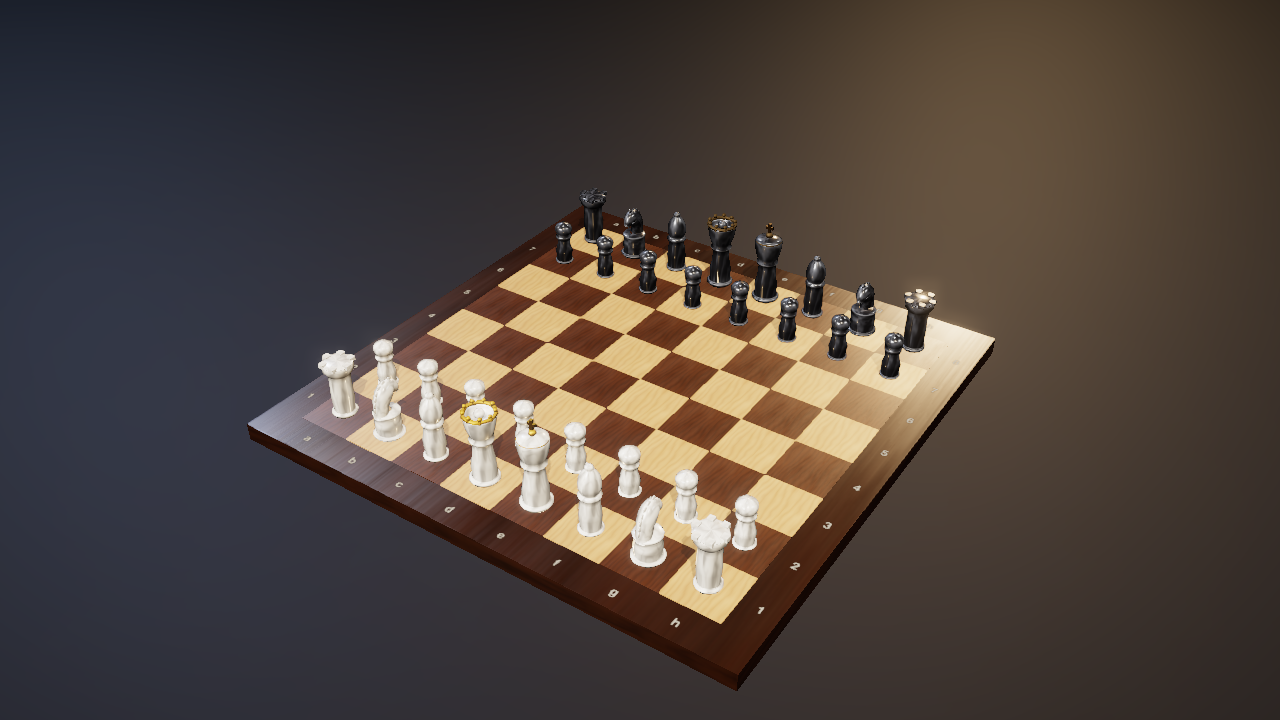
#> input picture docs/hero-render.png, 1280 x 720 px, found by its file name
$ python sample-board-colours.py
#> lines starting #> are read from the running program, lines starting #| are printed output that depends on the picture
#!/usr/bin/env python3
"""
Sample the rendered board's square colours from a saved screenshot.

Two visual reviews disagreed about this image — one read a1 as dark and h1 as
light (the correct standard), the other read them inverted. Both were describing
the same file, so at least one was wrong. Rather than take a third opinion, this
measures the actual pixels: a dark square and a light square differ by roughly
120 levels per channel, which no amount of misreading can hide.

It samples a row of points across the near rank and prints the alternation, so
the pattern can be read off directly.
"""
import sys
from PIL import Image

path = sys.argv[1] if len(sys.argv) > 1 else "/tmp/hero-render.png"
im = Image.open(path).convert("RGB")
#> im is the input picture: PIL image 1280x720 RGB; mean R, G, B 78.4, 67.9, 61.8
W, H = im.size
#> W = 1280; H = 720
print(f"{path}  {W}x{H}")
#> (printed output is left out)


def mean_rgb(x0, y0, x1, y1):
    """Mean colour of a rectangle, which is more stable than a single pixel."""
    box = im.crop((x0, y0, x1, y1))
    px = list(box.getdata())
    n = len(px)
    return tuple(sum(c[i] for c in px) // n for i in range(3))


def luma(rgb):
    r, g, b = rgb
    return 0.2126 * r + 0.7152 * g + 0.0722 * b


def classify(rgb):
    return "dark" if luma(rgb) < 130 else "light"


# The reviews gave these locations for the two near corners.
print("\n--- reviewer-claimed corner locations ---")
for label, box in [("a1", (420, 500, 470, 560)), ("h1", (670, 570, 730, 630))]:
    rgb = mean_rgb(*box)
    print(f"  {label}  rgb={rgb}  luma={luma(rgb):6.1f}  -> {classify(rgb)}")
#> this loop made 2 passes
#> n in mean_rgb on passes 1 to 2: 3000, 3600
#|   a1  rgb=(65, 47, 44)  luma=  50.6  -> dark
#|   h1  rgb=(177, 152, 116)  luma= 154.7  -> light
#> pass 1, in mean_rgb, `box = im.crop((x0, y0, x1, y1))`:
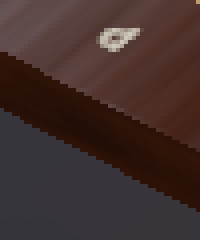
#> box: PIL image 50x60 RGB (shown 4 times larger); mean R, G, B 65.4, 47.2, 44.5
#> pass 2, in mean_rgb (call 2), `box = im.crop((x0, y0, x1, y1))`:
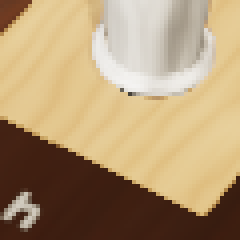
#> box: PIL image 60x60 RGB (shown 4 times larger); mean R, G, B 177, 152, 116.5

# A horizontal scan across the lower-middle of the image, which crosses the near
# rank. Alternating dark/light proves the checkerboard is present and readable.
print("\n--- horizontal scan (looking for alternation) ---")
for y in (500, 530, 560, 590):
    row = []
    for x in range(360, 940, 24):
        rgb = mean_rgb(x, y, x + 20, y + 20)
        row.append("D" if classify(rgb) == "dark" else "L")
    print(f"  y={y}: {''.join(row)}")
#> this loop made 4 passes
#> pass 1, in mean_rgb (call 3), `box = im.crop((x0, y0, x1, y1))`:
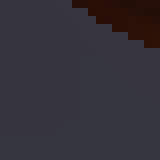
#> box: PIL image 20x20 RGB (shown 8 times larger); mean R, G, B 52.7, 49.7, 56.5
#> pass 1, in mean_rgb (call 4), `box = im.crop((x0, y0, x1, y1))`:
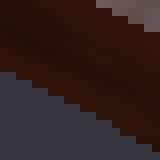
#> box: PIL image 20x20 RGB (shown 8 times larger); mean R, G, B 50.1, 32.1, 28.2
#> pass 1, in mean_rgb (call 5), `box = im.crop((x0, y0, x1, y1))`:
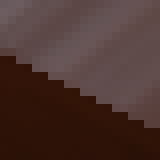
#> box: PIL image 20x20 RGB (shown 8 times larger); mean R, G, B 75.6, 52.3, 47.6
#> pass 1, in mean_rgb (call 6), `box = im.crop((x0, y0, x1, y1))`:
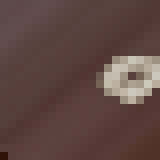
#> box: PIL image 20x20 RGB (shown 8 times larger); mean R, G, B 95.4, 71.4, 66.7

print("\nA correct board read from White's near-left corner alternates,")
print("and a1 (first square of the near rank) must be D.")
